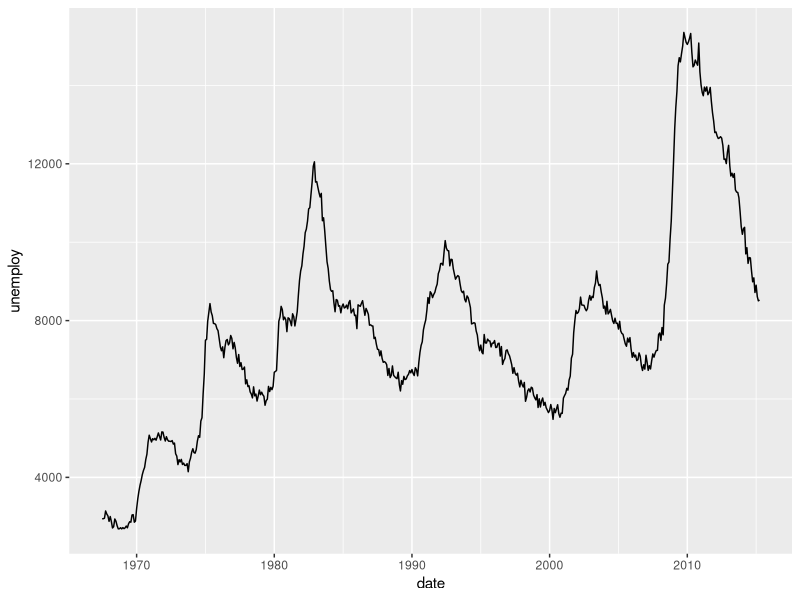
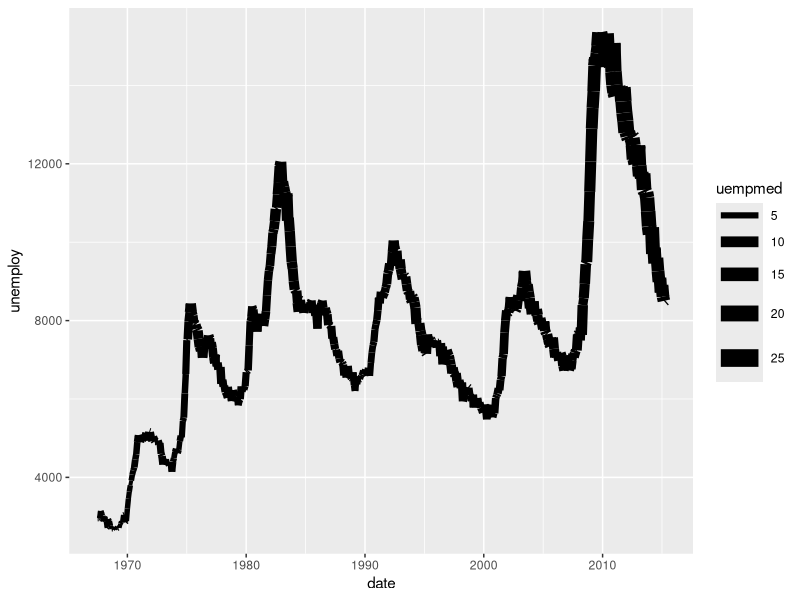

Write the R code that produced these figures, in order. (Note: this script raises an error after producing the figures.)
# Filename:	2-introduction-to-choropleth-maps.R
# Title:	Creating a choropleth map with ggplot2
# Author:	Tom Schenk Jr.
# Created:	2014-06-01
# Modified:
# Libraries: ggplot2, XML, maps
# Notes: Used in Chicago Data Visualization Group tutorials in 2012.

# LOAD UP GGPLOT2
library(ggplot2)

# PROPER TIME SERIES DATA
str(economics) # Explore the economics data set that comes with ggplot2.

# PLOT THE RELATIONSHIP OF UNEMPLOYMENT AND TIME
p <- ggplot(economics, aes(x = date, y = unemploy))
p + geom_line()

# LETS ALSO ANALYZE THE RELATIONSHIP OF UNEMPLOYMENT _RATE_, UNEMPLOYMENT, AND TIME
p + geom_line(aes(size = uempmed)) # Ehh, clear to you?
p + geom_line(aes(color = unempmed)) # Hey, that's clearer

# REMEMBER YOU CAN USE MATHEMATICAL ANALYSIS AS WELL. SO LET'S MANIPULATE THE DATA
# UNEMPLOYMENT RATE = UNEMPLOYMENT  / WORKING POPULATION, HOWEVER, WORKING POPULATION IS NOT KNOWN.
# BUT WITH SOME ALGEBRA, WE CAN FIND THE WORKING POPULATION = UNEMPLOYED / UNEMPLOYMENT RATE.
# SO LET'S GET THE DATA TOGETHER
unempl.perc <- economics$uempmed / 100 # Changed unemployment into a proper decimal rate
working.pop <- economics$unemploy / unempl.perc # Save the new working population rate
economics.new <- data.frame(economics, unempl.perc, working.pop) # New data frame

# NOW PLOT THE WORKING POPULATION AND POPULATION OVER TIME
m <- ggplot(economics.new, aes(x = date)) # We need to rebuild our "base"
m + geom_line(aes(y = pop)) + geom_line(aes(y = working.pop)) # Layer lines

# REMEMBER, EMPLOYMENT RATE IS WORKING POPULATION/POPULATION, LET'S GRAPH THAT WITHOUT CREATING A NEW VARIABLE
m + geom_line(aes(y = working.pop/pop))

# INSTALL "XML" PACKAGE TO READ WIKIPEDIA TABLES
install.packages("XML")  # Note to Ubuntu users, you may need to install libxml2-dev beforehand.
library(XML)

# READ DATA FROM "LIST OF U.S. STATES BY GDP" FROM WIKIPEDIA
states <- readHTMLTable(doc="http://en.wikipedia.org/wiki/List_of_U.S._states_by_GDP")

# ANALYZE THE STRUCTURE OF THE DATA
str(states) # Not too helpful
names(states) # Much better, a lot of nulls because of dirty Wikipedia data
states[[2]] # Gives us the first table of data
state.econ <- states[[2]] # Lets store this frame elsewhere.
states[[3]] # This looks like the right data as well
gsp <- states[[3]] # Let's store this data frame elsewhere.

# ANALYZE AND CLEAN DATA
str(state.econ) # Looks good.
str(gsp) # This is messy, the column names aren't right
gsp <- gsp[-1:-2, ] # Get rid of the first two rows.
names(gsp) <- c("State", "Rank.2009", "GSP.2009", "Rank.2008", "GSP.2008", "Rank.2007", "GSP.2007", "Rank.2006", "GSP.2006", "Rank.2005", "GSP.2005") # Fix variable names

# DATA WAS IMPORTED WITH COMMA'S, WE NEED TO CLEAN UP THE NUMERIC VALUES
# FIRST, TRY "AS.NUMERIC" OR "AS.INTEGER"

for(i in 2:11){
	gsp[ ,i] <- gsub(",","",gsp[,i])
	gsp[ ,i] <- as.integer(gsp[ ,i])
}


# OK, SO WHAT ANALYSIS CAN WE DO WITH THESE DATA? DISCUSS. DO.

# MAPPING DATA IS ALL THE RAGE (BUT A LITTLE OVER-RATE), SO LET'S GO THROUGH THOSE STEPS
# THERE ARE TWO PARTS TO MAPPING DATA: (1) THE "SHAPE-FILES" ARE THE GEOGRAPHIC COORDINATES THAT CORRESPOND TO ANY PART OF A MAP (E.G., CITY, STATE, COUNTRY).
# (2) THE DATA IS ANOTHER COMPONENT WHICH HAS THE SAME GEOGRAPHIC CODING (E.G., LAT/LON) AS THE SHAPE FILE. 

# WE WILL USE THE "MAPS" PACKAGE FOR BASIC SHAPEFILES (THERE ARE MUCH BETTER AVAILABLE, BUT THIS IS FINE FOR NOW)
library(maps)
usa <- map_data("state") # Load all U.S. states into this variable.
str(usa) # Take a peek at the data.

# LET'S LOAD THE ENTIRE UNITED STATES
ggplot(usa) + geom_polygon(aes(x=long, y=lat)) # Simple plot

# NOW LET'S GRAB A PIECE OF THE GSP DATA
gsp.2009 <- data.frame(gsp$State, gsp$GSP.2009) 
names(gsp.2009) <- c("region", "gsp.2009") # Rename variables to match the shapefile data so they can be merged.
gsp.2009$region <- tolower(gsp.2009$region) # Need to make state names all lowercase otherwise it won't merge.

# MERGE THE DATA WITH THE USA SHAPE FILE
usa.gsp.2009 <- merge(usa, gsp.2009, by="region", all=TRUE)
str(usa.gsp.2009) # Data was merged on state names, now the lat/long is alongside the GSP data.

# PLOT!
u <- ggplot(usa.gsp.2009, aes(x=long, y=lat))
u + geom_polygon(aes(group=group, fill=gsp.2009))
u + geom_polygon(aes(group=group, fill=gsp.2009)) + scale_fill_gradient(low = "white", high="steelblue") # Custom colors
u + geom_polygon(aes(group=group, fill=gsp.2009)) + scale_fill_gradient(low = "white", high="steelblue") + borders("state") # Now add grey borders
